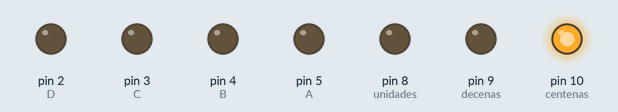
Simulated run of this sketch. Board: Arduino Uno, built with avr-gcc and run on an emulated ATmega328P. On the bench: output pins drawn as LEDs (lit = HIGH).

Above: at 0.05 s.
At 5.05 s:
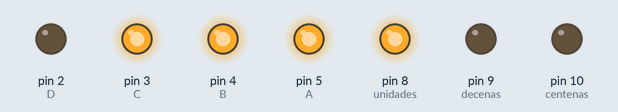
At 10.05 s:
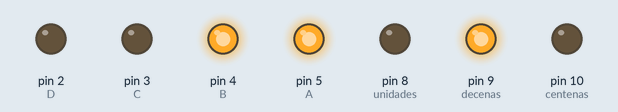
At 19.96 s:
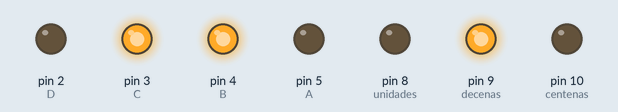
At 29.86 s:
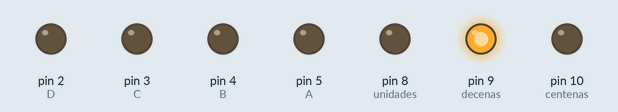
At 39.87 s:
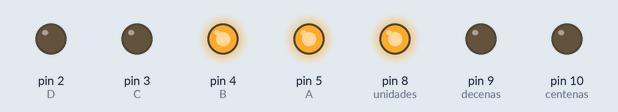
Timing chart, 0 to 40.0 s (numbered marks = the images above):
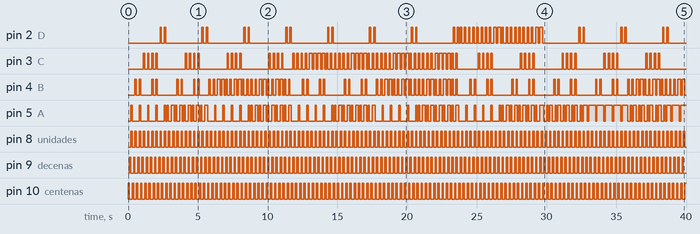

Measured:
- by itself, pin 2 (D): LOW → HIGH at 2.3 s, → LOW 0.10 s later, → HIGH 0.20 s later, → LOW 0.10 s later, … (84 changes in this stretch)
- by itself, pin 3 (C): LOW → HIGH at 1.1 s, → LOW 0.10 s later, → HIGH 0.20 s later, → LOW 0.10 s later, … (152 changes in this stretch)
- by itself, pin 4 (B): LOW → HIGH at 0.50 s, → LOW 0.10 s later, → HIGH 0.20 s later, → LOW 0.10 s later, … (172 changes in this stretch)
- by itself, pin 5 (A): LOW → HIGH at 0.20 s, → LOW 0.10 s later, → HIGH 0.50 s later, → LOW 0.10 s later, … (203 changes in this stretch)
- by itself, pin 8 (unidades), pin 9 (decenas), pin 10 (centenas): alternates HIGH for 0.10 s and LOW for 0.20 s

The sketch:

Deber3_1.ino
```cpp
//UNIVERSIDAD TECNICA DEL NORTE
//DEBER_3.1
//ALexander Ismael Yaguachi Morocho

int A = 5;  // pines de salida del display
int B = 4;  // pines de salida del display
int C = 3;  // pines de salida del display
int D = 2;  // pines de salida del display

int contador = 0;  //variable de conteo
int unidades = 8;  // pin de activacion unidades del display
int decenas = 9;   // pin de acitivacion decedas del display
int centenas= 10;  // pin de acitivacion centenas del display
int cont_decena=0; // Guarda un valor de decenas
int cont_unidad=0; // Guarda un valor de unidades
int cont_centenas=0; // Guarda un valor de centenas
int cont_obj=0;

void setup() {

  pinMode (A, OUTPUT);  //Pines de salida digitales del display
  pinMode (B, OUTPUT);  //Pines de salida digitales del display
  pinMode (C, OUTPUT);  //Pines de salida digitales del display
  pinMode (D, OUTPUT);  //Pines de salida digitales del display

  pinMode (unidades, OUTPUT);
  pinMode (decenas, OUTPUT);
  pinMode (centenas, OUTPUT);
}

void loop() {

  if (contador < 200) {
    contador++;       //incrementa el contador mas 1
      cont_centenas= contador/100;    //valor de centenas
      digitalWrite(unidades,LOW);     // pin en bajo de unidades
      digitalWrite(decenas, LOW);     // pin en bajo de decenas
      digitalWrite(centenas, HIGH);   // pin en alto de centenas
      dis(cont_centenas);
      delay(100);                     // tiempo de espera
      cont_decena=((contador - (cont_centenas * 100))/10);   //valor de decenas
      digitalWrite(unidades,LOW);     // pin en bajo de unidades
      digitalWrite(decenas,HIGH);     // pin en alto de decenas
      digitalWrite(centenas,LOW);     // pin en bajo de centenas
      dis(cont_decena);
      delay(100);                      // tiempo de espera
      cont_obj = ((contador - (cont_centenas * 100))/10);
      cont_unidad=((contador - (cont_centenas * 100))-cont_obj*10); //valor de unidades
      digitalWrite(unidades,HIGH);      // pin en alto de unidades
      digitalWrite(decenas,LOW);        // pin en bajo de decenas
      digitalWrite(centenas,LOW);       // pin en bajo de centenas
      dis(cont_unidad);
      delay(100);                       // tiempo de espera
    }
    else
  {
    contador = 0;
  }
}
// visualizacion de los numeros del display
void dis (int numero) {    //necesita valor de entrada
  switch (numero) {
    case 0:
      digitalWrite(A, LOW);
      digitalWrite(B, LOW);
      digitalWrite(C, LOW);
      digitalWrite(D, LOW);
      break;
    case 1:
      digitalWrite(A, HIGH);
      digitalWrite(B, LOW);
      digitalWrite(C, LOW);
      digitalWrite(D, LOW);
      break;
    case 2:
      digitalWrite(A, LOW);
      digitalWrite(B, HIGH);
      digitalWrite(C, LOW);
      digitalWrite(D, LOW);
      break;
    case 3:
      digitalWrite(A, HIGH);
      digitalWrite(B, HIGH);
      digitalWrite(C, LOW);
      digitalWrite(D, LOW);
      break;
    case 4:
      digitalWrite(A, LOW);
      digitalWrite(B, LOW);
      digitalWrite(C, HIGH);
      digitalWrite(D, LOW);
      break;

    case 5:

      digitalWrite(A, HIGH);
      digitalWrite(B, LOW);
      digitalWrite(C, HIGH);
      digitalWrite(D, LOW);
      break;


    case 6:
      digitalWrite(A, LOW);
      digitalWrite(B, HIGH);
      digitalWrite(C, HIGH);
      digitalWrite(D, LOW);
      break;

    case 7:
      digitalWrite(A, HIGH);
      digitalWrite(B, HIGH);
      digitalWrite(C, HIGH);
      digitalWrite(D, LOW);
      break;

    case 8:
      digitalWrite(A, LOW);
      digitalWrite(B, LOW);
      digitalWrite(C, LOW);
      digitalWrite(D, HIGH);
      break;

    case 9:
      digitalWrite(A, HIGH);
      digitalWrite(B, LOW);
      digitalWrite(C, LOW);
      digitalWrite(D, HIGH);
      break;

  }
}
```
